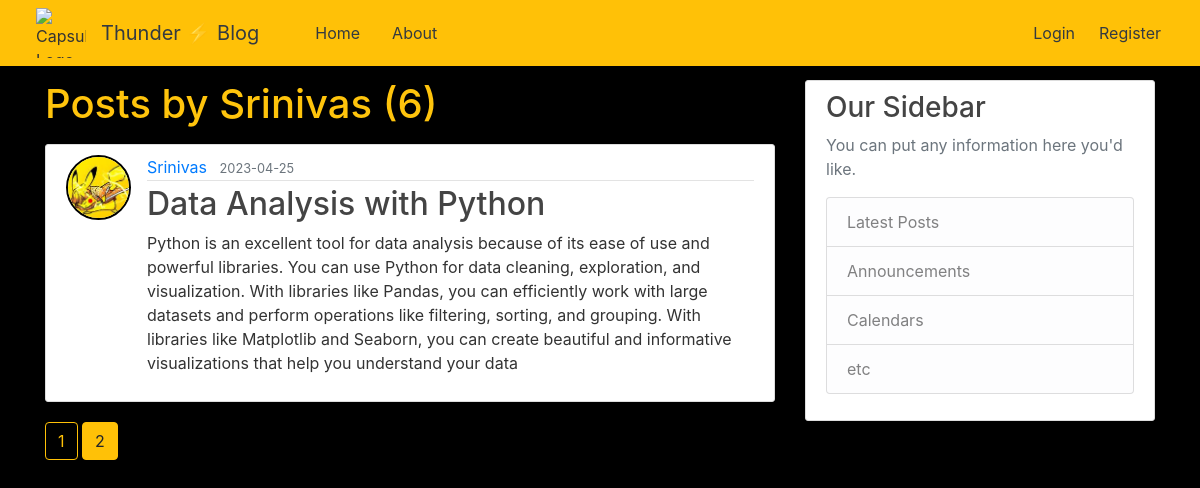
The app's page /user/Srinivas?page=2 with its own data.
### flaskblog/models.py (models this page shows, shortened)
class User(db.Model, UserMixin):
    id = db.Column(db.Integer, primary_key=True)
    username = db.Column(db.String(20), unique=True, nullable=False)
    email = db.Column(db.String(120), unique=True, nullable=False)
    image_file = db.Column(db.String(20), nullable=False, default='default.jpg')
    password = db.Column(db.String(60), nullable=False)
    posts = db.relationship('Post', backref='author', lazy=True)

class Post(db.Model):
    id = db.Column(db.Integer, primary_key=True)
    title = db.Column(db.String(100), nullable=False)
    date_posted = db.Column(db.DateTime, nullable=False, default=datetime.utcnow)
    content = db.Column(db.Text, nullable=False)
    user_id = db.Column(db.Integer, db.ForeignKey('user.id'), nullable=False)

### flaskblog/routes.py (the view)
@app.route("/user/<string:username>")
def user_posts(username):
    page = request.args.get("page", 1, type=int)
    user = User.query.filter_by(username=username).first_or_404()
    posts = Post.query.filter_by(author=user).order_by(Post.date_posted.desc()).paginate(page=page, per_page=5)
    return render_template("user_posts.html", posts=posts, user=user)

### flaskblog/templates/user_posts.html
{% extends "layout.html" %}
{% block content %}
    <h1 class="mb-3" style="color: #ffc40c;">Posts by {{ user.username }} ({{ posts.total }})</h1>
    {% for post in posts.items %}
        <article class="media content-section">
        <img class="rounded-circle article-img" style="border: 2px solid black;" src="{{ url_for('static', filename='profile_pics/' + post.author.image_file) }}">
          <div class="media-body">
            <div class="article-metadata">
              <a class="mr-2" href="{{ url_for('user_posts', username=post.author.username) }}">{{ post.author.username }}</a>
              <small class="text-muted">{{ post.date_posted.strftime('%Y-%m-%d') }}</small>
            </div>
            <h2><a class="article-title" href="{{ url_for('post', post_id=post.id) }}">{{ post.title }}</a></h2>
            <p class="article-content">{{ post.content }}</p>
          </div>
        </article>
    {% endfor %}
    {% for page_num in posts.iter_pages(left_edge=1, right_edge=1, left_current=1, right_current=2) %}
        {% if page_num %}
          {% if posts.page == page_num %}
            <a class="btn btn-warning mb-4" href="{{ url_for('user_posts', username=user.username, page=page_num)}}">{{ page_num }}</a>
          {% else %}
            <a class="btn btn-outline-warning mb-4" href="{{ url_for('user_posts', username=user.username, page=page_num)}}">{{ page_num }}</a>
          {% endif %}
        {% else %}
          ...
        {% endif %}
    {% endfor %}
{% endblock content %}

### flaskblog/static/main.css (style rules this page uses)
body { background: #fafafa; color: #333333; margin-top: 5rem; }
h1, h2, h3, h4, h5, h6 { color: #444444; }
.content-section { background: #ffffff; padding: 10px 20px; border: 1px solid #dddddd; border-radius: 3px; margin-bottom: 20px; }
.article-title { color: #444444; }
.article-content { white-space: pre-line; }
.article-img { height: 65px; width: 65px; margin-right: 16px; }
.article-metadata { padding-bottom: 1px; margin-bottom: 4px; border-bottom: 1px solid #e3e3e3 }
body { scrollbar-width: thin; scrollbar-color: #c1c1c1 #f1f1f1; }

### flaskblog/templates/layout.html (style rules this page uses)
body { background-color: black; }
body { background-image: url('https://lh3.googleusercontent.com/_-m3Du9hfX4mVjtSQit18Rh_JHc-wxsptvm3HW0IqmdvqvnK1p5qlrDXGDezDje0_8oMsKbp-4Age3tw-EyI8SqDE9DPM0-9yPvvxI0TC_Pl4qVmmzfuCm2oehQG6cuSeFQrKRyTTqi9qc-sFdKb3b6vSxgqX8EgpLALrrCmnX-qazpePoEd9nr7QfmHnwJNPl3tWzk3Wga-UNAJa78OrTPQVlPAqMdLNMGVUD39rYkYh67x9RTHD-mp-lCk1HvjauQqc_0AMaIx-t7DuqA5Y6Tl0uKEtwny3qrlba7hDTa0MlRyuUsioBnpAAJJV8z-7XEb5JNmE09OA989gtP8t9250VWAHxoHdkB1EXuFQLn_7c6B3YvK4EoZ78lbxHgPHu115QDmscg70yjw-8bBNwOEZtgAcsyr1sUTdVNJI_1Aa_pMt0raqrzu-rStcHwlKCieGt8P8No3r8zpyXCUG2peEVHr8Y5NAAGMSxTe0VMxDYXSohd05a-Ms3qQbDuFpp0lXWPOjL6JUdvbyGETEXmxwvliIdR1elg28OvtEo5ep4-AZK_nmvjCOiISEON9uQvIlKNIpokOBGEo4lCGergGN2MtTCyDrz7YY9hytSprn5Q428fSnFk98grofHXeEupn-K4ezwZJohaqv_mXzKr4S39huFd3MqjQYuvxBPsw4ta8aAeEmRQ2--Vo3UcOrPpYtjWihK6TlcnEW1xMu1IweOdxBSpFDF8-CKAyKAGPd2mNvuvCy2tOY9cO52sGRq1wXhbyyGbEoDWcYxDQB50x_HwRC7VS8Si8PWXxCCialRhiMjj6_9S2ZC36pY9JDKH7Wjic-T9T2st0AimFPwEgfCgtcyGabkiJ63ofZyFrQwBYRH4YE5QEHxE3qA4uHtoFITxKsr5JEY4fQL6eQ2wdafHI32pJeAM2=w1689-h950-s-no?authuser=0'); background-repeat: no-repeat; background-attachment: fixed; background-size: cover; }
body { scrollbar-width: thin; scrollbar-color: #1DA1F2 #F5F8FA; }

### records on screen
User: username "Srinivas"
Post: image_file (picture), author.username "Srinivas", date_posted "2023-04-25", title "Data Analysis with Python", content "Python is an excellent tool for data analysis because of its ease of use and powerful libraries. You can use Python for data cleaning, exploration, and visualization. With libraries like Pandas, you can efficiently work with large datasets and perform operations like filtering, sorting, and grouping. With libraries like Matplotlib and Seaborn, you can create beautiful and informative visualizations that help you understand your data"

### other values on screen
{{ posts.total }} "6"
{{ page_num }} "1"
{{ page_num }} "2"
